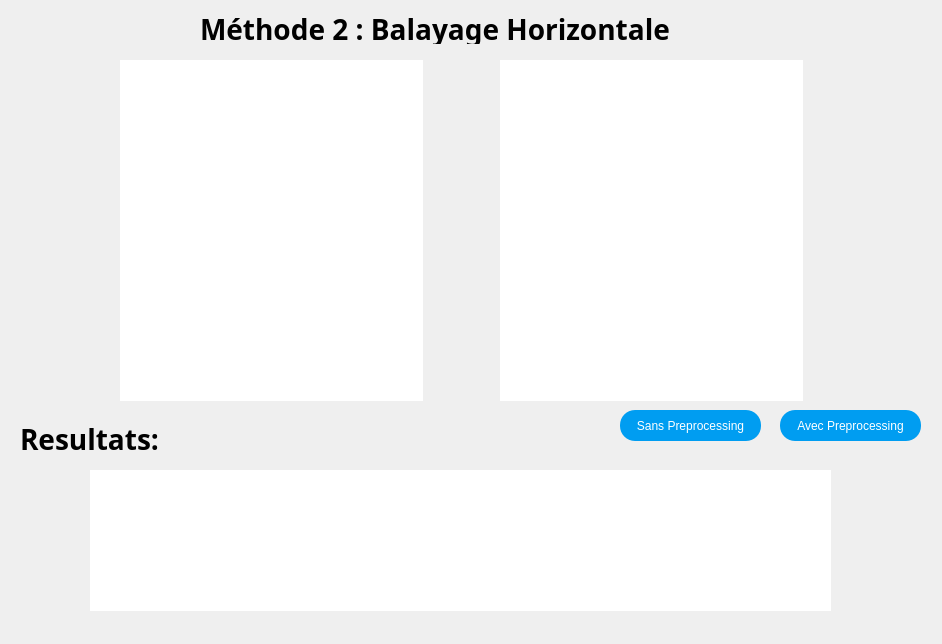
<?xml version="1.0" encoding="UTF-8"?>
<ui version="4.0">
 <class>Method2</class>
 <widget class="QDialog" name="Method2">
  <property name="geometry">
   <rect>
    <x>0</x>
    <y>0</y>
    <width>942</width>
    <height>644</height>
   </rect>
  </property>
  <property name="windowTitle">
   <string>Dialog</string>
  </property>
  <widget class="QLabel" name="label_5">
   <property name="geometry">
    <rect>
     <x>120</x>
     <y>60</y>
     <width>303</width>
     <height>341</height>
    </rect>
   </property>
   <property name="styleSheet">
    <string notr="true">background-color: rgb(255, 255, 255);</string>
   </property>
   <property name="text">
    <string/>
   </property>
  </widget>
  <widget class="QLabel" name="label_8">
   <property name="geometry">
    <rect>
     <x>500</x>
     <y>60</y>
     <width>303</width>
     <height>341</height>
    </rect>
   </property>
   <property name="styleSheet">
    <string notr="true">background-color: rgb(255, 255, 255);</string>
   </property>
   <property name="text">
    <string/>
   </property>
  </widget>
  <widget class="QLabel" name="label_6">
   <property name="geometry">
    <rect>
     <x>500</x>
     <y>60</y>
     <width>303</width>
     <height>341</height>
    </rect>
   </property>
   <property name="styleSheet">
    <string notr="true">background-color: rgb(255, 255, 255);</string>
   </property>
   <property name="text">
    <string/>
   </property>
  </widget>
  <widget class="QLabel" name="label">
   <property name="geometry">
    <rect>
     <x>200</x>
     <y>10</y>
     <width>551</width>
     <height>34</height>
    </rect>
   </property>
   <property name="font">
    <font>
     <family>Courier 10 Pitch</family>
     <pointsize>14</pointsize>
    </font>
   </property>
   <property name="text">
    <string>&lt;html&gt;&lt;head/&gt;&lt;body&gt;&lt;h2 style=&quot; margin-top:16px; margin-bottom:12px; margin-left:0px; margin-right:0px; -qt-block-indent:0; text-indent:0px;&quot;&gt;&lt;span style=&quot; font-size:x-large; font-weight:600;&quot;&gt;Méthode 2 : Balayage Horizontale&lt;/span&gt;&lt;/h2&gt;&lt;/body&gt;&lt;/html&gt;</string>
   </property>
  </widget>
  <widget class="QLabel" name="label_2">
   <property name="geometry">
    <rect>
     <x>90</x>
     <y>470</y>
     <width>741</width>
     <height>141</height>
    </rect>
   </property>
   <property name="styleSheet">
    <string notr="true">background-color: rgb(255, 255, 255);</string>
   </property>
   <property name="text">
    <string/>
   </property>
  </widget>
  <widget class="QLabel" name="label_3">
   <property name="geometry">
    <rect>
     <x>20</x>
     <y>420</y>
     <width>171</width>
     <height>34</height>
    </rect>
   </property>
   <property name="font">
    <font>
     <family>Courier 10 Pitch</family>
     <pointsize>14</pointsize>
    </font>
   </property>
   <property name="text">
    <string>&lt;html&gt;&lt;head/&gt;&lt;body&gt;&lt;h2 style=&quot; margin-top:16px; margin-bottom:12px; margin-left:0px; margin-right:0px; -qt-block-indent:0; text-indent:0px;&quot;&gt;&lt;span style=&quot; font-size:x-large; font-weight:600;&quot;&gt;Resultats:&lt;/span&gt;&lt;/h2&gt;&lt;/body&gt;&lt;/html&gt;</string>
   </property>
  </widget>
  <widget class="QPushButton" name="pushButton_3">
   <property name="geometry">
    <rect>
     <x>620</x>
     <y>410</y>
     <width>141</width>
     <height>31</height>
    </rect>
   </property>
   <property name="cursor">
    <cursorShape>PointingHandCursor</cursorShape>
   </property>
   <property name="styleSheet">
    <string notr="true">background-color: rgb(0, 157, 241);
color: rgb(255, 255, 255);
border:none;
border-radius: 15px;</string>
   </property>
   <property name="text">
    <string>Sans Preprocessing</string>
   </property>
  </widget>
  <widget class="QLabel" name="label_4">
   <property name="geometry">
    <rect>
     <x>90</x>
     <y>470</y>
     <width>741</width>
     <height>141</height>
    </rect>
   </property>
   <property name="styleSheet">
    <string notr="true">background-color: rgb(255, 255, 255);</string>
   </property>
   <property name="text">
    <string/>
   </property>
  </widget>
  <widget class="QLabel" name="label_7">
   <property name="geometry">
    <rect>
     <x>120</x>
     <y>60</y>
     <width>303</width>
     <height>341</height>
    </rect>
   </property>
   <property name="styleSheet">
    <string notr="true">background-color: rgb(255, 255, 255);</string>
   </property>
   <property name="text">
    <string/>
   </property>
  </widget>
  <widget class="QPushButton" name="pushButton_2">
   <property name="geometry">
    <rect>
     <x>780</x>
     <y>410</y>
     <width>141</width>
     <height>31</height>
    </rect>
   </property>
   <property name="cursor">
    <cursorShape>PointingHandCursor</cursorShape>
   </property>
   <property name="styleSheet">
    <string notr="true">background-color: rgb(0, 157, 241);
color: rgb(255, 255, 255);
border:none;
border-radius: 15px;</string>
   </property>
   <property name="text">
    <string>Avec Preprocessing</string>
   </property>
  </widget>
  <zorder>label_6</zorder>
  <zorder>label_5</zorder>
  <zorder>label_8</zorder>
  <zorder>label</zorder>
  <zorder>label_3</zorder>
  <zorder>pushButton_3</zorder>
  <zorder>label_4</zorder>
  <zorder>label_7</zorder>
  <zorder>pushButton_2</zorder>
  <zorder>label_2</zorder>
 </widget>
 <resources/>
 <connections/>
</ui>
